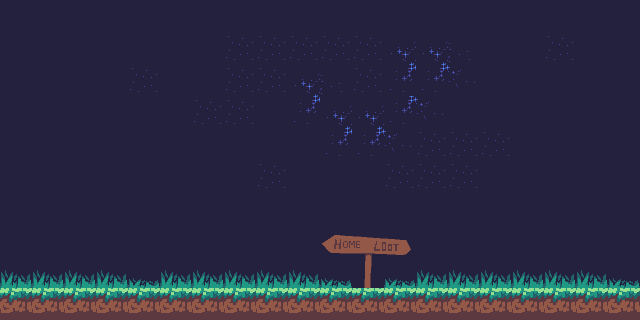

Below is a game level as drawn by its tile map, then a one-line description and the .tmx file that defines it, in full:
An orthogonal 20x10 tile map with 32x32 px tiles, 1 tile layer (tiles).

<map version="1.0" tiledversion="2017.11.22" orientation="orthogonal" renderorder="right-down" width="20" height="10" tilewidth="32" tileheight="32" infinite="0" nextobjectid="1">
 <tileset firstgid="1" source="tiletest.tsx" />
 <layer name="tiles" width="20" height="10">
  <data encoding="csv">
41,41,41,41,41,41,41,41,41,41,41,41,41,41,41,41,41,41,41,41,
41,41,41,41,41,41,41,536,536,536,536,536,456,456,457,41,41,536,41,41,
41,41,41,41,536,41,41,536,536,456,457,536,496,496,497,41,41,41,41,41,
41,41,41,41,41,41,536,536,41,496,456,456,496,497,41,41,41,41,41,41,
41,41,41,41,41,41,41,41,41,41,496,496,497,536,536,536,41,41,41,41,
41,41,41,41,41,41,41,41,536,41,41,41,536,536,536,41,41,41,41,41,
41,41,41,41,41,41,41,41,41,41,41,41,41,41,41,41,41,41,41,41,
41,41,41,41,41,41,41,41,41,41,562,563,564,41,41,41,41,41,41,41,
321,321,321,321,401,321,321,321,321,321,401,603,401,321,321,321,321,321,321,401,
361,361,361,361,361,361,361,361,361,361,361,361,361,361,361,361,361,361,361,361
</data>
 </layer>
</map>
